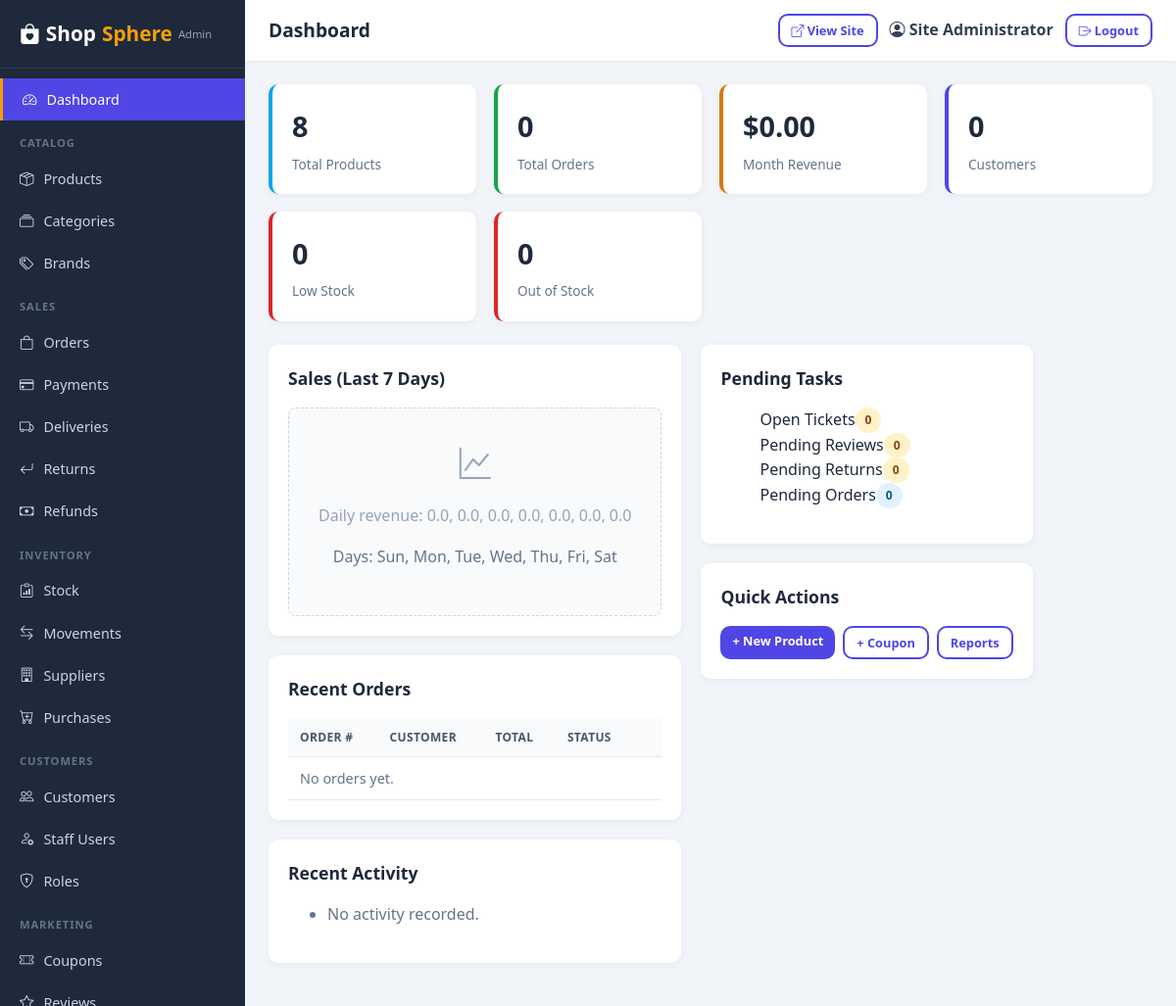
The app's page /admin/dashboard (signed in), older data.
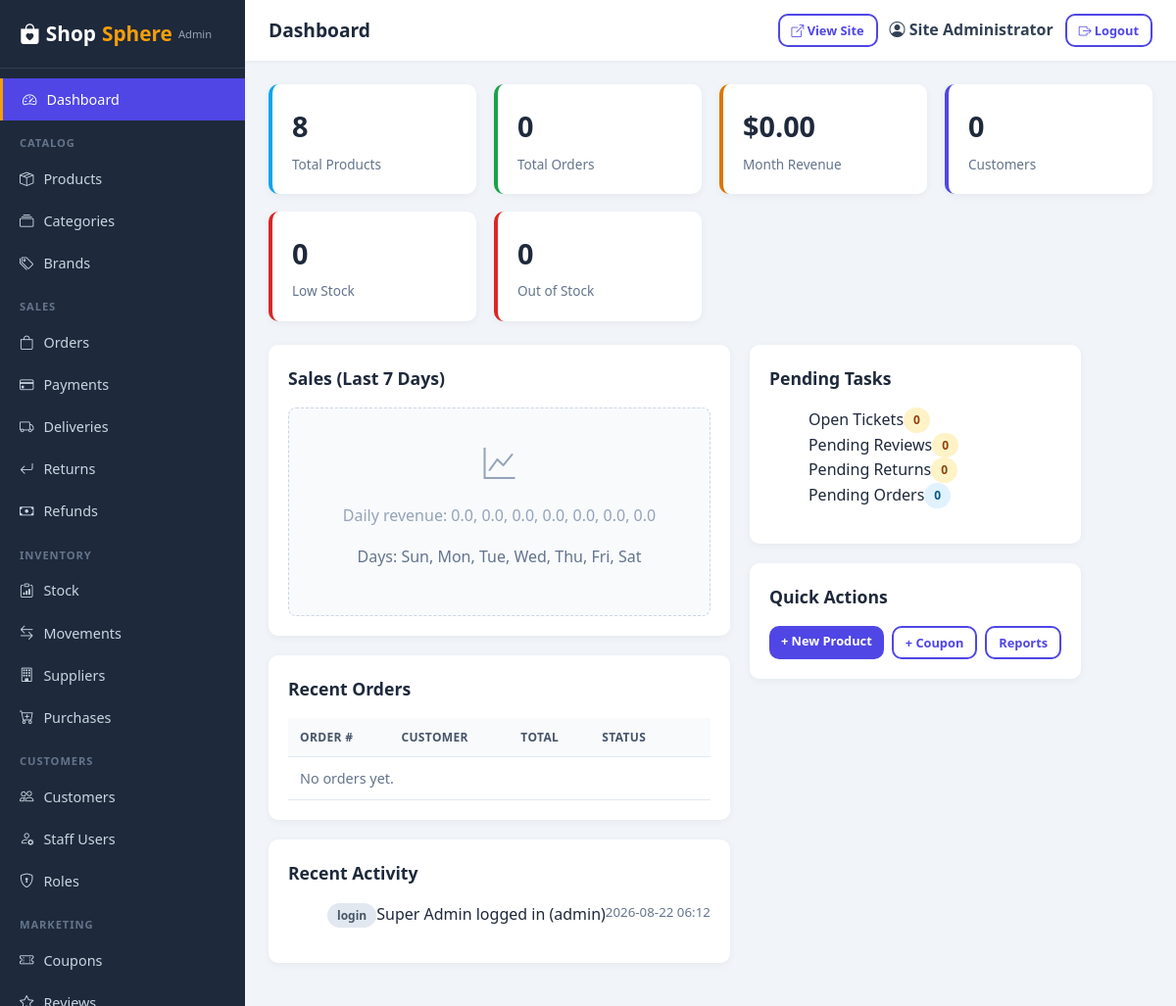
The same page, newer data.
### app/models/business.py (models this page shows, shortened)
class ActivityLog(db.Model):
    __tablename__ = 'activity_logs'
    id = db.Column(db.Integer, primary_key=True)
    user_id = db.Column(db.Integer, db.ForeignKey('users.id', ondelete='SET NULL'), nullable=True)
    user_name = db.Column(db.String(120))
    action = db.Column(db.String(80), nullable=False, index=True)  # create | update | delete | login | logout | ...
    entity = db.Column(db.String(80))  # product | order | user ...
    entity_id = db.Column(db.Integer)
    description = db.Column(db.String(255))
    ip_address = db.Column(db.String(60))
    created_at = db.Column(db.DateTime, default=datetime.utcnow, index=True)

### app/routes/admin.py (the view)
@admin_bp.route('/')
@admin_bp.route('/dashboard')
@admin_required
def dashboard():
    today = datetime.utcnow().date()
    start_month = today.replace(day=1)
    total_products = Product.query.count()
    low_stock = Product.query.filter(Product.stock_quantity <= Product.min_stock_level,
                                     Product.stock_quantity > 0).count()
    out_of_stock = Product.query.filter(Product.stock_quantity <= 0).count()
    total_customers = User.query.filter_by(is_staff=False).count()
    total_orders = Order.query.count()
    pending_orders = Order.query.filter(Order.status.in_(['pending', 'confirmed', 'processing'])).count()
    month_orders = Order.query.filter(Order.placed_at >= start_month).count()
    month_revenue = db.session.query(func.coalesce(func.sum(Order.grand_total), 0)).filter(
        Order.placed_at >= start_month, Order.payment_status == 'paid').scalar() or 0
    open_tickets = SupportTicket.query.filter(SupportTicket.status.in_(['open', 'replied', 'in_progress'])).count()
    pending_reviews = Review.query.filter_by(status='pending').count()
    pending_returns = ReturnRequest.query.filter(ReturnRequest.status.in_(['requested', 'approved', 'product_returned', 'inspected'])).count()
    recent_orders = Order.query.order_by(desc(Order.placed_at)).limit(8).all()
    recent_activity = ActivityLog.query.order_by(desc(ActivityLog.created_at)).limit(10).all()
    days = []
    sales = []
    for i in range(6, -1, -1):
        d = today - timedelta(days=i)
        days.append(d.strftime('%a'))
        rev = db.session.query(func.coalesce(func.sum(Order.grand_total), 0)).filter(
            func.date(Order.placed_at) == d, Order.payment_status == 'paid').scalar() or 0
        sales.append(float(rev))
    return render_template('admin/dashboard.html',
                           total_products=total_products, low_stock=low_stock, out_of_stock=out_of_stock,
                           total_customers=total_customers, total_orders=total_orders,
                           pending_orders=pending_orders, month_orders=month_orders,
                           month_revenue=month_revenue, open_tickets=open_tickets,
                           pending_reviews=pending_reviews, pending_returns=pending_returns,
                           recent_orders=recent_orders, recent_activity=recent_activity,
                           chart_days=days, chart_sales=sales)

### app/utils/helpers.py (called while the page is built)
def money(amount):
    if amount is None:
        amount = 0
    try:
        amount = float(amount)
    except (TypeError, ValueError):
        amount = 0
    sym = current_app.config.get('STORE_CURRENCY', '$') if current_app else '$'
    return f'{sym}{amount:,.2f}'

def settings_value(key, default=None):
    from app.models.content import Setting
    cached = getattr(current_app, '_settings_cache', None)
    if cached is None:
        cached = {s.key: s.value for s in Setting.query.all()}
        current_app._settings_cache = cached
    return cached.get(key, default)

### app/templates/admin/dashboard.html (shortened to what this page needs)
{% extends "admin/base.html" %}
{% block content %}
<div class="admin-stat-grid">
  <div class="admin-stat blue"><div class="v">{{ total_products }}</div><div class="l">Total Products</div></div>
  <div class="admin-stat green"><div class="v">{{ total_orders }}</div><div class="l">Total Orders</div></div>
  <div class="admin-stat amber"><div class="v">{{ money(month_revenue) }}</div><div class="l">Month Revenue</div></div>
  <div class="admin-stat"><div class="v">{{ total_customers }}</div><div class="l">Customers</div></div>
  <div class="admin-stat red"><div class="v">{{ low_stock }}</div><div class="l">Low Stock</div></div>
  <div class="admin-stat red"><div class="v">{{ out_of_stock }}</div><div class="l">Out of Stock</div></div>
</div>
<div class="row">
  <div class="col-lg-8">
    <div class="admin-panel">
      <h3>Sales (Last 7 Days)</h3>
      <div class="chart-placeholder">
        <i class="bi bi-graph-up" style="font-size:2rem"></i>
        <p>Daily revenue: {{ chart_sales|join(', ') }}</p>
        <p class="text-muted">Days: {{ chart_days|join(', ') }}</p>
      </div>
    </div>
    <div class="admin-panel">
      <h3>Recent Orders</h3>
      <table class="admin-table">
        <thead><tr><th>Order #</th><th>Customer</th><th>Total</th><th>Status</th><th></th></tr></thead>
        <tbody>
        {% for o in recent_orders %}
          <tr>
            <td>{{ o.order_number }}</td>
            <td>{{ o.customer.full_name if o.customer else 'N/A' }}</td>
            <td>{{ money(o.grand_total) }}</td>
            <td><span class="badge bg-info">{{ o.status }}</span></td>
            <td><a href="{{ url_for('admin.order_detail', order_id=o.id) }}" class="btn btn-outline btn-xs">View</a></td>
          </tr>
        {% else %}
          <tr><td colspan="5" class="text-center text-muted">No orders yet.</td></tr>
        {% endfor %}
        </tbody>
      </table>
    </div>
    <div class="admin-panel">
      <h3>Recent Activity</h3>
      <ul class="list-group list-group-flush">
        {% for a in recent_activity %}
        <li class="list-group-item d-flex justify-content-between">
          <span><span class="badge bg-secondary me-2">{{ a.action }}</span>{{ a.description or '' }}</span>
          <small class="text-muted">{{ a.created_at.strftime('%Y-%m-%d %H:%M') }}</small>
        </li>
        {% else %}
        <li class="list-group-item text-muted">No activity recorded.</li>
        {% endfor %}
      </ul>
    </div>
  </div>
  <div class="col-lg-4">
    <div class="admin-panel">
      <h3>Pending Tasks</h3>
      <ul class="list-unstyled mb-0">
        <li class="d-flex justify-content-between py-1"><span>Open Tickets</span><span class="badge bg-warning">{{ open_tickets }}</span></li>
        <li class="d-flex justify-content-between py-1"><span>Pending Reviews</span><span class="badge bg-warning">{{ pending_reviews }}</span></li>
        <li class="d-flex justify-content-between py-1"><span>Pending Returns</span><span class="badge bg-warning">{{ pending_returns }}</span></li>
        <li class="d-flex justify-content-between py-1"><span>Pending Orders</span><span class="badge bg-info">{{ pending_orders }}</span></li>
      </ul>
    </div>
    <div class="admin-panel">
      <h3>Quick Actions</h3>
      <div class="d-flex gap-2 flex-wrap">
        <a href="{{ url_for('admin.product_new') }}" class="btn btn-primary btn-sm">+ New Product</a>
        <a href="{{ url_for('admin.coupon_new') }}" class="btn btn-outline btn-sm">+ Coupon</a>
        <a href="{{ url_for('admin.report_sales') }}" class="btn btn-outline btn-sm">Reports</a>
      </div>
    </div>
  </div>
</div>
{% endblock %}

Row changes from the older to the newer data that the page shows:
added ActivityLog: action "login", description "Super Admin logged in (admin)", created_at "2026-08-22 06:12"
Text that changed along with them:
text no longer shown: "No activity recorded."
